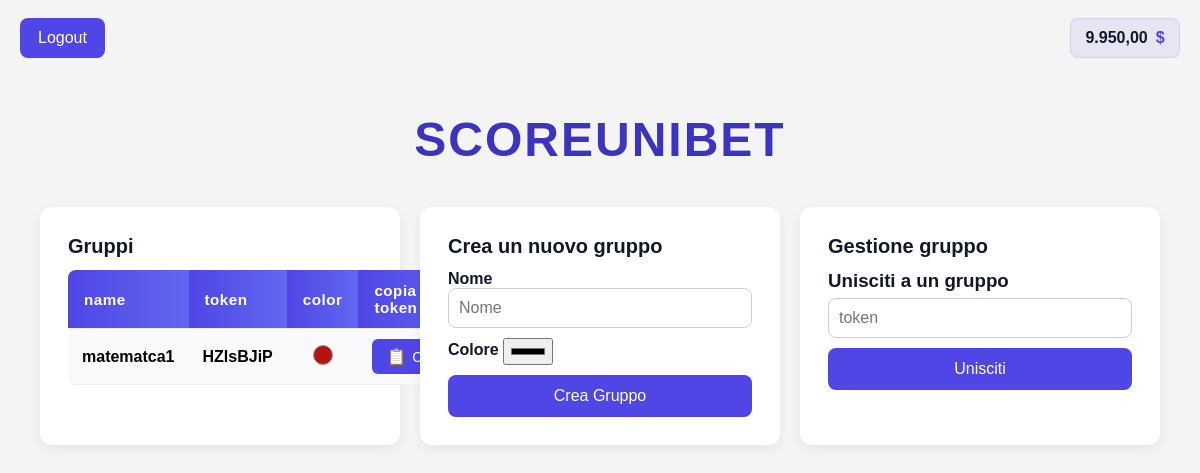
Page / (signed in) on the committed database.
### tables this page shows
CREATE TABLE `users` (
  `id` int(11) NOT NULL,
  `username` varchar(50) NOT NULL,
  `email` varchar(255) NOT NULL,
  `password_hash` varchar(255) NOT NULL,
  `credits` decimal(12,2) NOT NULL DEFAULT 1000.00,
  `created_at` datetime NOT NULL DEFAULT current_timestamp(),
  `type` int(1) DEFAULT NULL,
  `password_algo` varchar(20) DEFAULT NULL
);

CREATE TABLE `groups` (
  `id` int(11) NOT NULL,
  `owner_id` int(11) NOT NULL,
  `name` varchar(100) NOT NULL,
  `invite_token` varchar(64) NOT NULL,
  `created_at` datetime NOT NULL,
  `colore` text NOT NULL,
  `closed_at` datetime DEFAULT NULL,
  `final_grade` enum('18','19','20','21','22','23','24','25','26','27','28','29','30','30L') DEFAULT NULL,
  `status` enum('open','closed') NOT NULL DEFAULT 'open'
);

### includes/db.php (the view, shortened to what this page needs)
<?php
class Db
{
    public $conn;
    public function __construct()
    {
        $this->conn = new mysqli('localhost', 'root', '', 'scoreunibet');
    }
    public function visGruppi($id)
{
    $sql = sprintf("SELECT DISTINCT g.id, g.name AS group_name, g.invite_token AS token, g.status AS group_status, g.colore
    FROM groups g
    LEFT JOIN group_members gm ON gm.group_id = g.id
    WHERE (gm.user_id = %s OR g.owner_id = %s) AND g.status = 'open';",
    $id,
    $id);
    $result = $this->conn->query($sql);
    $r = "<table class='table table-hover table-striped mt-3'>";
    $r .= "<thead>";
    $r .= "<tr>";
    $r .= "<th>name</th>";
    $r .= "<th>token</th>";
    $r .= "<th scope='col'>color</th>";
    $r .= "<th scope='col'>copia token</th>";
    $r .= "</tr>";
    $r .= "</thead>";
    $r .= "<tbody>";
    while ($row = $result->fetch_assoc()) {
        $safeId    = (int)$row['id'];
        $safeName  = htmlspecialchars($row['group_name'], ENT_QUOTES, 'UTF-8');
        $safeToken = htmlspecialchars($row['token'], ENT_QUOTES, 'UTF-8');
        $safeColor = htmlspecialchars($row['colore'], ENT_QUOTES, 'UTF-8');
        $r .= "<tr class='gruppo' onclick=\"window.location='bets.php?group_id={$safeId}'\" style='cursor:pointer'>";
        $r .= "<td>{$safeName}</td>";
        $r .= "<td>{$safeToken}</td>";
        $r .= "<td class='color-cell'><span class='color-dot' style='background: {$safeColor}'></span></td>";
        $r .= "<td><button type='button' class='copy-btn' onclick=\"event.stopPropagation(); copyToken('{$safeToken}')\">Copia</button></td>";
        $r .= "</tr>";
    }
    $r .= "</tbody>";
    $r .= "</table>";
    $r .= "<script>
        function copyToken(token) {
            navigator.clipboard.writeText(token).then(function() {
                alert('Token copiato: ' + token);
            }, function(err) {
                alert('Errore nella copia del token');
            });
        }
    </script>";
    return $r;
}
    public function getmoneyByIdU($idU){
        $sql = sprintf("SELECT credits FROM users WHERE id = %s;", $idU);
        $result = $this->conn->query($sql);
        if ($result->num_rows == 0)
            return -1;
        else {
            $row = $result->fetch_assoc();
            return $row['credits'];
        }
    }
}
$dataB = new Db();
?>

### public/index.php (shortened to what this page needs)
<?php
include '../includes/db.php';
$money = '0,00';
if (isset($_SESSION['idP']) && isset($dataB)) {
    $id = $_SESSION['idP'];
    $rawMoney = $dataB->getmoneyByIdU($id);
    if ($rawMoney !== null && $rawMoney !== false && is_numeric($rawMoney)) {
        $money = number_format((float)$rawMoney, 2, ',', '.');
    }
    }else{
        $money = '0,00';
        header("Location: login.php");
}
?>
<!DOCTYPE html>
<html lang="it">
<head>
    <link rel="stylesheet" href="../css/styles.css">
    <link rel="stylesheet" href="../css/copy-btn.css">
</head>
<body>
    <header class="top-bar">
        <div class="left-area">
            <div class="logout-container">
                <form method="post" action="../public/login.php">
                    <button type="submit" class="logout-btn">Logout</button>
                </form>
            </div>
        </div>
        <div class="right-area">
            <div class="money-container" aria-label="Saldo utente">
                <span class="money-value"><?php echo htmlspecialchars($money, ENT_QUOTES, 'UTF-8'); ?></span>
                <span class="money-currency" aria-hidden="true">$</span>
            </div>
        </div>
    </header>
    <div class="title-banner">
        <h1>SCOREUNIBET</h1>
    </div>
    <section class="dashboard-container">
        <div class="box groups-box">
            <h2>Gruppi</h2>
            <?php
            if (isset($_SESSION['idP']) && isset($dataB)) {
                $id = $_SESSION['idP'];
                $ret = $dataB->visGruppi($id);
                echo $ret;
            } else {
                echo '<p>Utente non autenticato.</p>';
            }
            ?>
        </div>
        <div class="box create-group-box">
            <h2>Crea un nuovo gruppo</h2>
            <form method="post" action="../includes/creaGruppo.php" class="auth-form">
                <label>Nome</label>
                <input type="text" name="group-name" placeholder="Nome" style="width:100%; padding:10px; margin-bottom:10px; border-radius:8px; border:1px solid #ccc;">
                <label>Colore</label>
                <input type="color" name="group-color" style="padding:5px; margin-bottom:10px;">
                <button type="submit" class="primary-btn">Crea Gruppo</button>
            </form>
        </div>
        <div class="box join-delete-box">
            <h2>Gestione gruppo</h2>
            <div style="margin-bottom:15px;">
                <h3 style="margin:6px 0;">Unisciti a un gruppo</h3>
                <form method="post" action="../includes/joinGroup.php" class="auth-form">
                    <input type="text" name="tokenG" placeholder="token" style="width:100%; padding:10px; margin-bottom:10px; border-radius:8px; border:1px solid #ccc;">
                    <button type="submit" class="primary-btn">Unisciti</button>
                </form>
            </div>
        </div>
    </section>
</body>
</html>

### css/styles.css (style rules this page uses)
body { margin: 0; padding: 0; font-family: Arial, sans-serif; background: #f4f4f4; color: #111827; -webkit-font-smoothing: antialiased; -moz-osx-font-smoothing: grayscale; box-sizing: border-box; }
.top-bar { display: flex; align-items: center; justify-content: space-between; padding: 18px 20px; gap: 16px; background: transparent; }
.left-area, .right-area { display: flex; align-items: center; }
.logout-container { display: flex; justify-content: flex-start; align-items: center; margin: 0; padding: 0; }
.logout-btn { padding: 10px 18px; height: 40px; line-height: 1; border: none; border-radius: 8px; background: #4f46e5; color: white; font-size: 1rem; cursor: pointer; transition: background 0.15s ease, transform 0.08s ease; display: inline-flex; align-items: center; justify-content: center; }
header.top-bar .money-container { display: inline-flex; align-items: center; gap: 8px; background: rgba(79,70,229,0.08); padding: 8px 12px; border-radius: 8px; border: 1px solid rgba(79,70,229,0.12); min-width: 110px; justify-content: center; height: 40px; box-sizing: border-box; font-family: Arial, sans-serif; }
header.top-bar .money-container .money-value { font-weight: 700; color: #111827; font-size: 1rem; white-space: nowrap; }
header.top-bar .money-container .money-currency { font-weight: 700; color: #4f46e5; font-size: 1rem; }
.title-banner { text-align: center; padding: 36px 20px 0; }
.title-banner h1 { font-size: 3rem; font-weight: 800; color: #3b34bf; margin: 0; letter-spacing: 2px; }
.dashboard-container { display: grid; grid-template-columns: repeat(auto-fit, minmax(300px, 1fr)); gap: 20px; padding: 40px; }
.box { background: white; padding: 28px; border-radius: 12px; box-shadow: 0 4px 12px rgba(0,0,0,0.06); text-align: left; font-size: 1rem; font-weight: 600; color: #111827; }
.box h2 { margin: 0 0 12px 0; font-size: 1.25rem; font-weight: 700; }
.table { width: 100%; border-collapse: collapse; font-family: Arial, sans-serif; margin-top: 12px; border-radius: 8px; overflow: hidden; }
.table thead tr th { background: linear-gradient(90deg, #4f46e5, #6366f1); color: white; padding: 12px 16px; text-align: left; font-weight: 600; font-size: 0.95rem; letter-spacing: 0.5px; }
.table tbody tr:nth-child(odd) { background: #f9f9fb; color: #000000; }
.table th, .table td { padding: 10px 14px; border-bottom: 1px solid #f0f0f0; }
.color-cell { text-align: center; width: 60px; }
.color-dot { width: 18px; height: 18px; border-radius: 50%; display: inline-block; border: 1px solid #999; }
.primary-btn { padding: 12px 20px; border: none; border-radius: 8px; background: #4f46e5; color: white; font-size: 1rem; cursor: pointer; width: 100%; transition: background 0.2s ease, color 0.2s ease, transform 0.08s ease; }
.auth-form input[type="text"], .auth-form input[type="color"] { box-sizing: border-box; font-size: 1rem; }

### css/copy-btn.css (style rules this page uses)
.copy-btn { background: #4f46e5; color: white; border: none; border-radius: 6px; padding: 8px 14px; font-size: 0.9rem; cursor: pointer; display: inline-flex; align-items: center; gap: 6px; transition: background 0.2s ease, transform 0.08s ease; }
.copy-btn::before { content: "📋"; font-size: 1rem; }

### rows in the picture
users: credits "9.950,00"
groups: name "matematca1", invite_token "HZlsBJiP"
